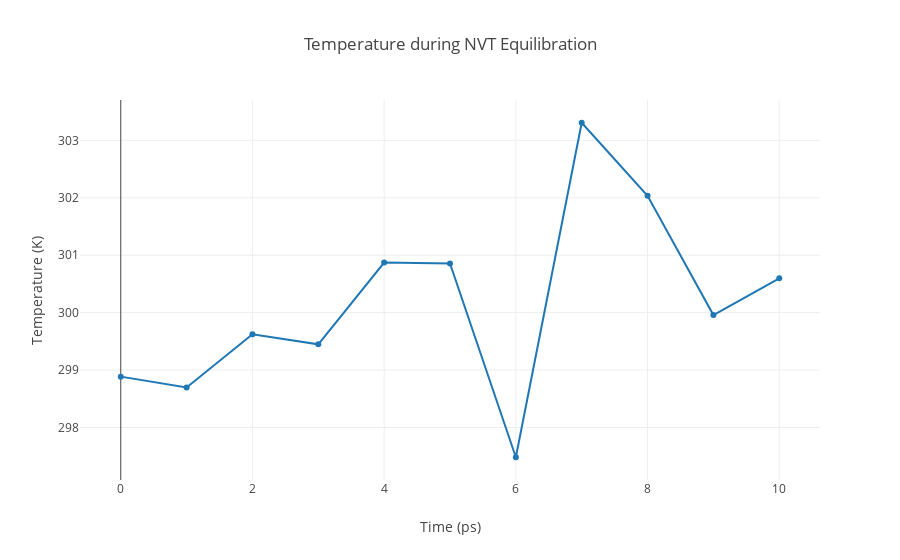

The notebook cell this image was saved under:
### Code cell
import plotly
import plotly.graph_objs as go

# Read temperature data from file 
with open(output_nvt_temp_xvg,'r') as temperature_file:
    x,y = map(
        list,
        zip(*[
            (float(line.split()[0]),float(line.split()[1]))
            for line in temperature_file 
            if not line.startswith(("#","@")) 
        ])
    )

plotly.offline.init_notebook_mode(connected=True)

plotly.offline.iplot({
    "data": [go.Scatter(x=x, y=y)],
    "layout": go.Layout(title="Temperature during NVT Equilibration",
                        xaxis=dict(title = "Time (ps)"),
                        yaxis=dict(title = "Temperature (K)")
                       )
})

### Figure 1 — Plotly figure (JSON) as saved in the notebook; plotly's stock layout.template omitted (floating-point values rounded to 4 significant figures)
{"data": [{"type": "scatter", "uid": "ef2a2ce6-bc4c-4bcd-9436-aa8d8c049039", "x": [0, 1, 2, 3, 4, 5, 6, 7, 8, 9, 10], "y": [298.9, 298.7, 299.6, 299.4, 300.9, 300.9, 297.5, 303.3, 302.0, 300.0, 300.6]}], "layout": {"title": {"text": "Temperature during NVT Equilibration"}, "xaxis": {"title": {"text": "Time (ps)"}}, "yaxis": {"title": {"text": "Temperature (K)"}}}}
